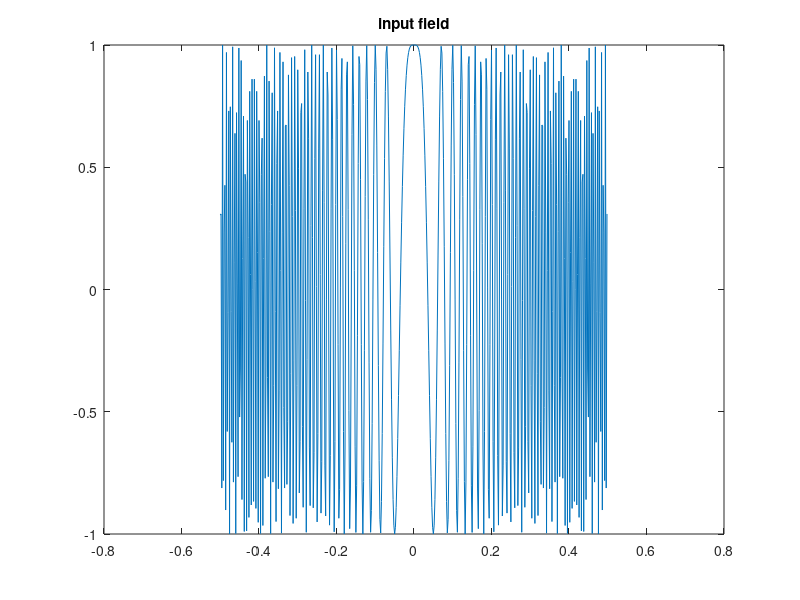
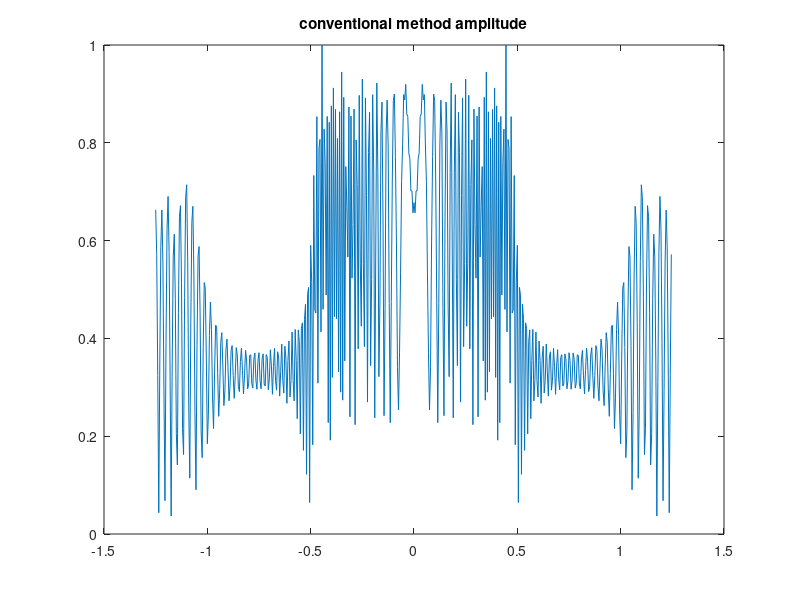
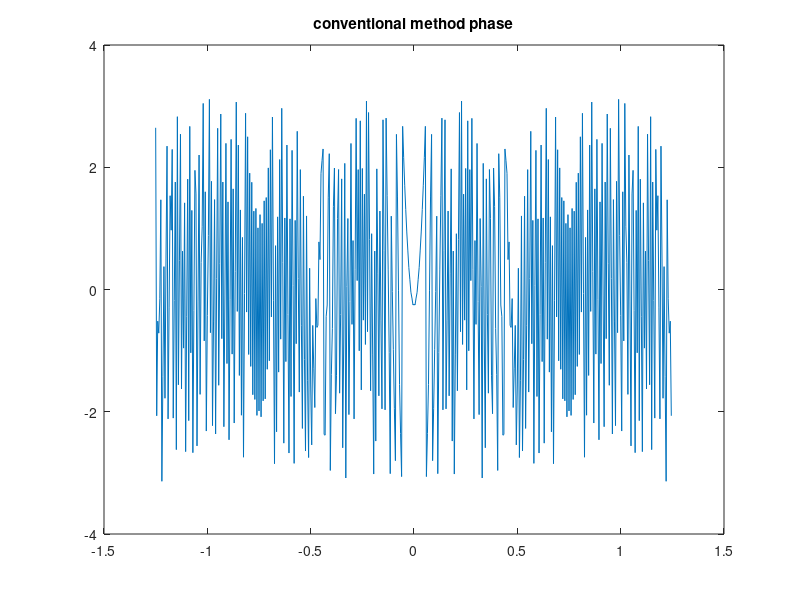
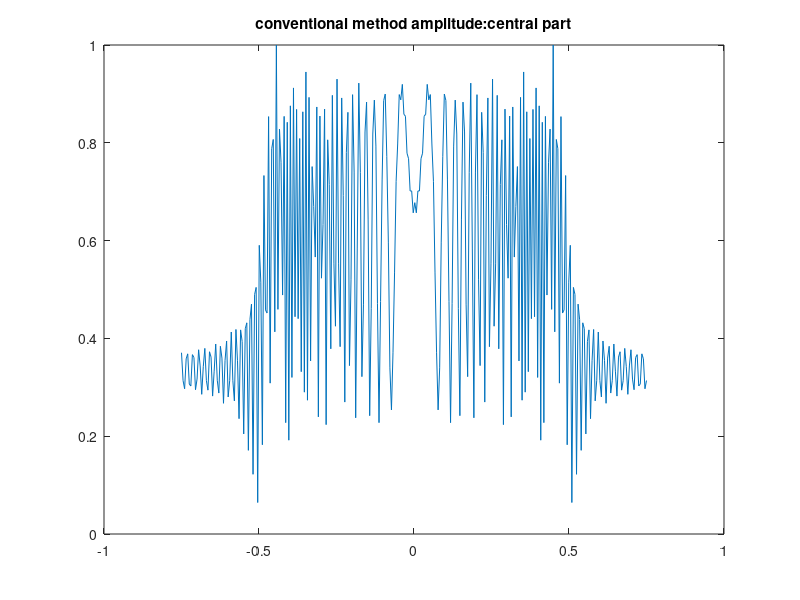

These figures' MATLAB source, in order:
clc
clear all
close all

%% input parameters


z = 10;                    % propagation distance/mm
n0 = 500;                  % sampling number
pitch = 0.002;             % sampling interval/mm
lam = 500e-6;              % wavelength/mm
k = 2*pi/lam;
lb = n0*pitch;
xb = linspace(-lb/2,lb/2-lb/n0,n0)';

f_max = 1/2/pitch-lb/2/lam/z;  % maximum spatial frequency without aliasing (Eq. (6))

%% input field: chirp grating
maxf = 200;
t = chirp(xb,0,max(xb),maxf);
figure,plot(xb,(t))
title('input field')

%% sampling number of output field N_hat
nn = floor(lam*z/pitch^2-n0);
if nn<n0
    nn = n0;
end


%% conventional method
l0 = n0*pitch;
x0 = linspace(-l0/2,l0/2-l0/n0,n0)';
chirp0 = exp(1i*k/2/z*x0.^2);
t_c0 = t.*chirp0;
t_pro0 = fftshift(fft(fftshift(padarray(t_c0,0))));
t_pro0 = t_pro0./max(abs(t_pro0));
L0 = lam*z/pitch;
X0 = linspace(-L0/2,L0/2-L0/n0,n0)';
Chirp0 = exp(1i*k/2/z*X0.^2);
t_con = Chirp0.*t_pro0;

% full range result
figure,plot(X0,abs(t_con))
title('conventional method amplitude')
figure,plot(X0,angle(t_con))
title('conventional method phase')

% central range result(Eq. 8)
LL = lam*z/pitch-n0*pitch;
aa = t_con(abs(X0)<=LL/2);
n1 = length(aa);
xx = linspace(-LL/2,LL/2,n1);
figure,plot(xx,abs(aa))
title('conventional method amplitude:central part')
figure,plot(xx,angle(aa))
title('conventional method phase:central part')

%% proposed method

t_pron = fftshift(fft(fftshift(padarray(t_c0,[(nn-n0)/2,0]))));
t_pron = t_pron./max(abs(t_pron));
Xn = linspace(-L0/2,L0/2-L0/nn,nn)';
Chirpn = exp(1i*k/2/z*Xn.^2);
t_pro = Chirpn.*t_pron;

bb = t_pro(abs(Xn)<=LL/2);
n2 = length(bb);
xxx = linspace(-LL/2,LL/2,n2);
figure,plot(xxx,abs(bb))
title('proposed method amplitude')
figure,plot(xxx,angle(bb))
title('proposed method phase')


%% analytical Fresnel integral 
L = lam*z/pitch;
X = linspace(-L/2,L/2-L/nn,nn)';
uu = zeros(nn,1);

tic
for j = 1:nn
    fun = @(xn) exp(1i*k/2/z*(X(j)-xn).^2).*chirp(xn,0,max(xb),maxf);
           uu(j,1) = integral(fun,min(xb),max(xb));
end
toc

uu = uu/max(abs(uu));
cc = uu(abs(X)<=LL/2);
n3 = length(cc);
xxxx = linspace(-LL/2,LL/2,n3);
figure,plot(xxxx,abs(cc))
title('Analytical integral amplitude')
figure,plot(xxxx,angle(cc))
title('Analytical integral phase')

%% correlation
corr(abs(bb),abs(cc))
corr((angle(bb)),(angle(cc)))
